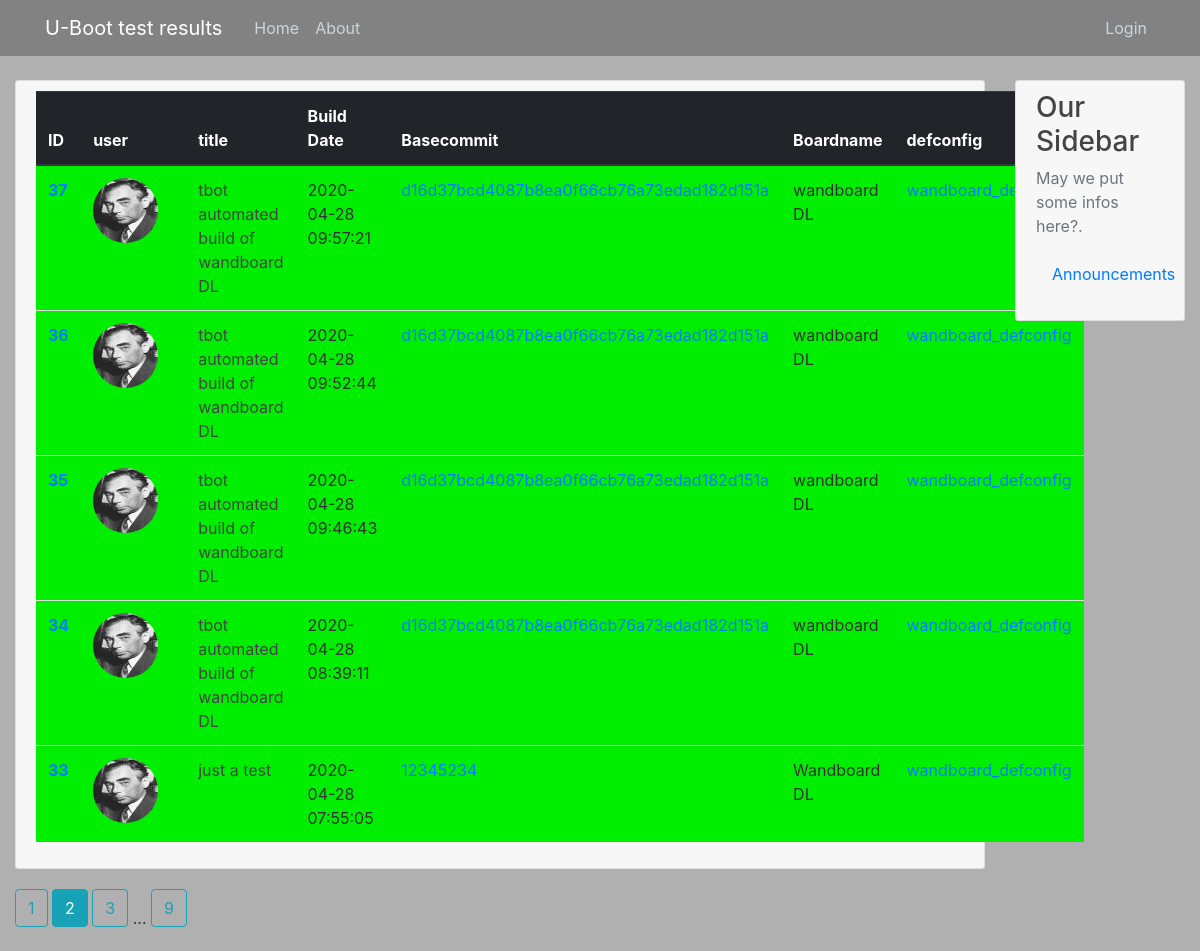
The page /home?page=2 on the database its author committed.
### ubtres/models.py (models this page shows, shortened)
class Result(db.Model):
    id = db.Column(db.Integer, primary_key=True)
    title = db.Column(db.String(100), nullable=False)
    build_date = db.Column(db.DateTime, nullable=False)
    arch = db.Column(db.String(20), nullable=False)
    cpu = db.Column(db.String(20), nullable=True)
    soc = db.Column(db.String(20), nullable=False)
    toolchain = db.Column(db.String(100), nullable=False)
    basecommit = db.Column(db.String(40), nullable=False)
    boardname = db.Column(db.String(100), nullable=True, default="unknown")
    defconfig = db.Column(db.String(40), nullable=False)
    splsize = db.Column(db.Integer, nullable=True)
    ubsize = db.Column(db.Integer, nullable=True)
    success = db.Column(db.Boolean(), default=True)
    content = db.Column(db.Text, nullable=False)
    date_posted = db.Column(db.DateTime, nullable=False, default=datetime.utcnow)
    user_id = db.Column(db.Integer, db.ForeignKey('user.id'), nullable=False)

class User(db.Model, UserMixin):
    id = db.Column(db.Integer, primary_key=True)
    username = db.Column(db.String(20), unique=True, nullable=False)
    isadmin = db.Column(db.Boolean(), default=False)
    email = db.Column(db.String(120), unique=True, nullable=False)
    about = db.Column(db.String(120), nullable=False, default="--")
    image_file = db.Column(db.String(20), nullable=False, default='default.jpg')
    password = db.Column(db.String(60), nullable=False)
    results = db.relationship('Result', backref='author', lazy=True)
    token = db.Column(db.String(32), index=True, unique=True)
    token_expiration = db.Column(db.DateTime)

### ubtres/main/routes.py (the view)
@main.route("/")
@main.route("/home")
def home():
    page = request.args.get('page', 1, type=int)
    results = Result.query.order_by(Result.date_posted.desc()).paginate(page=page, per_page=5)
    return render_template('home.html', results=results)

### ubtres/templates/home.html
{% extends "layout.html" %}
{% block content %}
        <result class="media content-section">
          <div class="media-body">
            <table class="table">
              <thead class=thead-dark>
                <tr>
                  <th scope="col">ID</th>
                  <th scope="col">user</th>
                  <th scope="col">title</th>
                  <th scope="col">Build Date</th>
                  <th scope="col">Basecommit</th>
                  <th scope="col">Boardname</th>
                  <th scope="col">defconfig</th>
                </tr>
              </thead>
              <tbody>
                {% for result in results.items %}
                  {% if result.success %}
                    <tr class="result-success">
                  {% else %}
                    <tr class="result-failure">
                  {% endif %}
                      <th scope="row"> <a href="{{ url_for('results.result', result_id=result.id) }}"> {{ result.id }}</a></th>
                      <td class="result-title"> <a href="{{ url_for('users.user_results', username=result.author.username) }}"> <img class="rounded-circle result-img" src="{{ url_for('static', filename='profile_pics/' + result.author.image_file) }}"> </a></img> </td>
                      <td class="result-title"> {{ result.title }}</td>
                      <td class="result-build_date"> {{ result.build_date }}</td>
		      <td class="result-basecommit"> <a href="https://gitlab.denx.de/u-boot/u-boot/-/commit/{{ result.basecommit }}">{{ result.basecommit }}</td>
                      <td class="result-boardname"> {{ result.boardname }}</td>
                      <td class="result-defconfig"><a href="https://gitlab.denx.de/u-boot/u-boot/-/blob/{{ result.basecommit }}/configs/{{ result.defconfig }}">{{ result.defconfig }}</td>
                    </tr>
                  {% endfor %}
              </tbody>
            </table>
          </div>
        </result>
    {% for page_num in results.iter_pages(left_edge=1, right_edge=1, left_current=1, right_current=2) %}
      {% if page_num %}
        {% if results.page == page_num %}
          <a class="btn btn-info mb-4" href="{{ url_for('main.home', page=page_num) }}">{{ page_num }}</a>
        {% else %}
          <a class="btn btn-outline-info mb-4" href="{{ url_for('main.home', page=page_num) }}">{{ page_num }}</a>
        {% endif %}
      {% else %}
        ...
      {% endif %}
    {% endfor %}
{% endblock content %}

### ubtres/static/main.css (style rules this page uses)
body { background: #B0B0B0; color: #333333; margin-top: 5rem; }
.content-section { background: #F7F7F7; padding: 10px 20px; border: 1px solid #dddddd; border-radius: 3px; margin-bottom: 20px; }
.result-success { background: #00EE00; }
.result-title { color: #444444; }
.result-img { height: 65px; width: 65px; margin-right: 16px; }

### rows shown on the page
Result: id "37", image_file (picture), title "tbot automated build of wandboard DL", build_date "2020-04-28 09:57:21", basecommit "d16d37bcd4087b8ea0f66cb76a73edad182d151a", boardname "wandboard DL", defconfig "wandboard_defconfig"
Result: id "36", image_file (picture), title "tbot automated build of wandboard DL", build_date "2020-04-28 09:52:44", basecommit "d16d37bcd4087b8ea0f66cb76a73edad182d151a", boardname "wandboard DL", defconfig "wandboard_defconfig"
Result: id "35", image_file (picture), title "tbot automated build of wandboard DL", build_date "2020-04-28 09:46:43", basecommit "d16d37bcd4087b8ea0f66cb76a73edad182d151a", boardname "wandboard DL", defconfig "wandboard_defconfig"
Result: id "34", image_file (picture), title "tbot automated build of wandboard DL", build_date "2020-04-28 08:39:11", basecommit "d16d37bcd4087b8ea0f66cb76a73edad182d151a", boardname "wandboard DL", defconfig "wandboard_defconfig"
Result: id "33", image_file (picture), title "just a test", build_date "2020-04-28 07:55:05", basecommit "12345234", boardname "Wandboard DL", defconfig "wandboard_defconfig"

### other values the page prints
{{ page_num }} "1" "3" "9"
{{ page_num }} "2"
